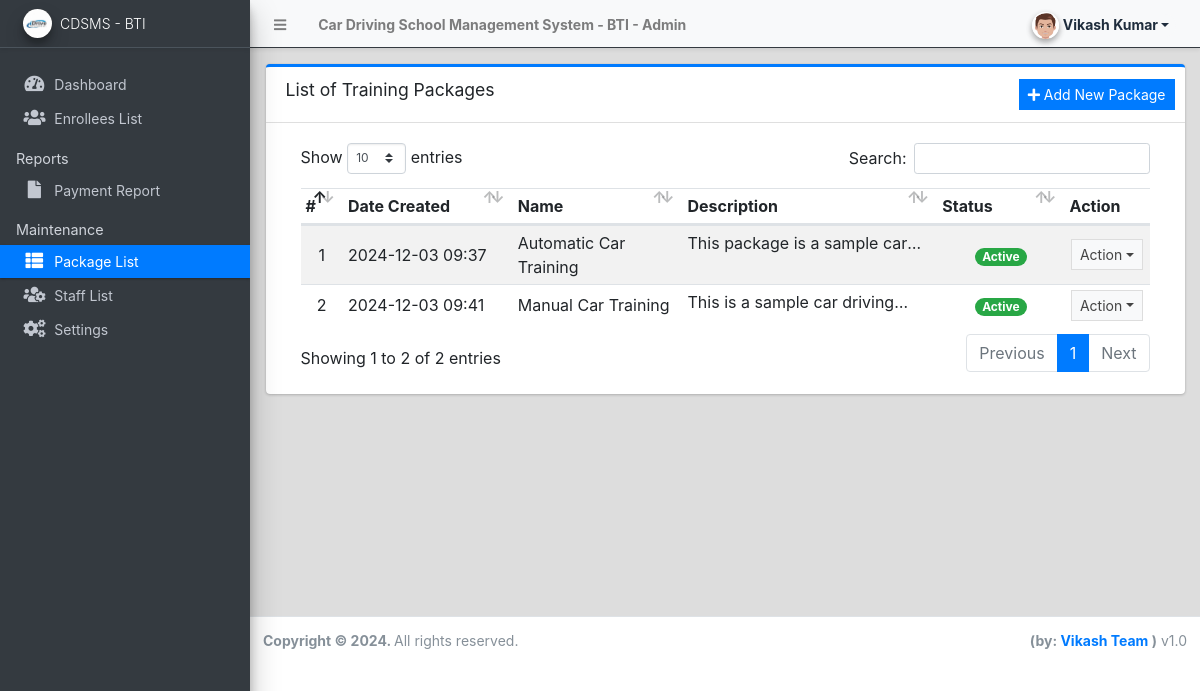
/admin/?page=packages (signed in), run on the app's committed database.
### tables this page shows
CREATE TABLE `package_list` (
  `id` int(11) NOT NULL,
  `name` text NOT NULL,
  `description` text NOT NULL,
  `training_duration` varchar(100) NOT NULL,
  `cost` float NOT NULL DEFAULT 0,
  `status` tinyint(1) NOT NULL DEFAULT 1,
  `date_created` datetime NOT NULL DEFAULT current_timestamp()
);

### admin/packages/index.php (the view, shortened to what this page needs)
<div class="card card-outline card-primary">
	<div class="card-header">
		<h3 class="card-title">List of Training Packages</h3>
		<div class="card-tools">
			<a href="javascript:void(0)" id="create_new" class="btn btn-flat btn-sm btn-primary"><span class="fas fa-plus"></span>  Add New Package</a>
		</div>
	</div>
	<div class="card-body">
		<div class="container-fluid">
        <div class="container-fluid">
			<table class="table table-hover table-striped">
				<colgroup>
					<col width="5%">
					<col width="20%">
					<col width="20%">
					<col width="30%">
					<col width="15%">
					<col width="10%">
				</colgroup>
				<thead>
					<tr>
						<th>#</th>
						<th>Date Created</th>
						<th>Name</th>
						<th>Description</th>
						<th>Status</th>
						<th>Action</th>
					</tr>
				</thead>
				<tbody>
					<?php
						$i = 1;
						$qry = $conn->query("SELECT * from `package_list`order by `name` asc ");
						while($row = $qry->fetch_assoc()):
					?>
						<tr>
							<td class="text-center"><?php echo $i++; ?></td>
							<td class=""><?php echo date("Y-m-d H:i",strtotime($row['date_created'])) ?></td>
							<td><?php echo ucwords($row['name']) ?></td>
							<td class="truncate-1"><?php echo $row['description'] ?></td>
							<td class="text-center">
                                <?php
                                    switch($row['status']){
                                        case '1':
                                            echo "<span class='badge badge-success badge-pill'>Active</span>";
                                            break;
                                    }
                                ?>
                            </td>
							<td align="center">
								 <button type="button" class="btn btn-flat btn-default btn-sm dropdown-toggle dropdown-icon" data-toggle="dropdown">
				                  		Action
				                  </button>
							</td>
						</tr>
					<?php endwhile; ?>
				</tbody>
			</table>
		</div>
		</div>
	</div>
</div>

### data on the page
package_list: date_created "2024-12-03 09:37", name "Automatic Car Training", description "This package is a sample…", status "Active"
package_list: date_created "2024-12-03 09:41", name "Manual Car Training", description "This is a sample car…", status "Active"

### other printed values
$_settings->info('name') "Car Driving School Management System - BTI"
$_settings->userdata('firstname').' '.$_settings->userdata('lastname') "Vikash Kumar"
$_settings->info('short_name') "CDSMS - BTI"
